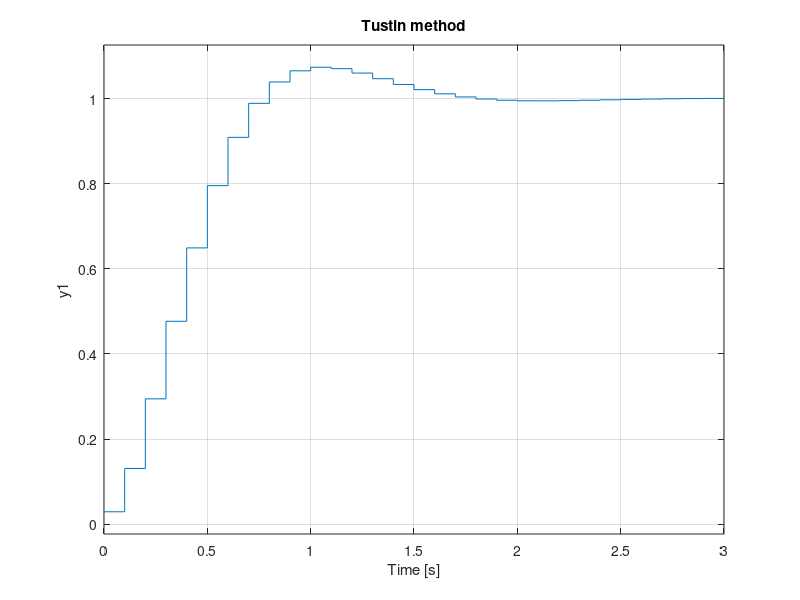
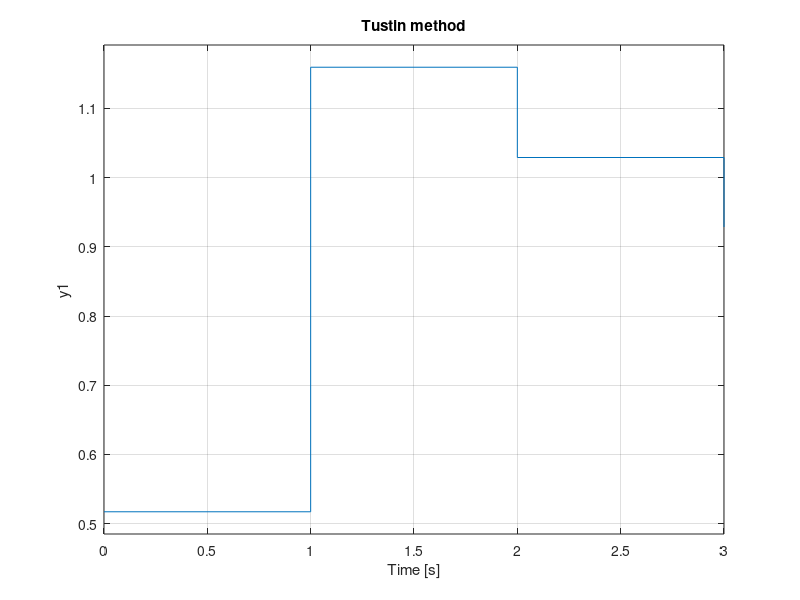
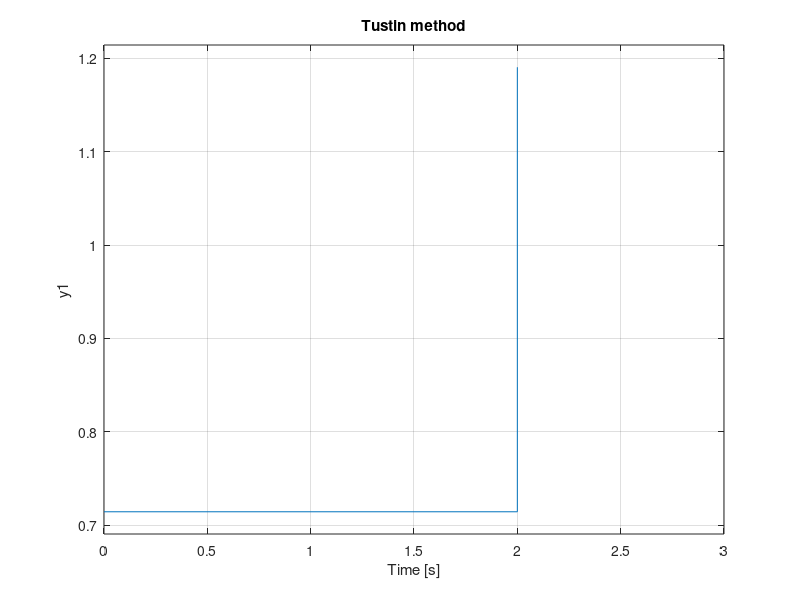

The MATLAB script that drew these images, in order:
h1 = tf(15,[1 5 0]);
ts1 = 0.1;
ts2 = 1;
ts3 = 2;

h_zoh1 = c2d(h1,ts1,'zoh')
h_tustin1 = c2d(h1,ts1,'tustin')

h_zoh2 = c2d(h1,ts2,'zoh')
h_tustin2 = c2d(h1,ts2,'tustin')

h_zoh3 = c2d(h1,ts3,'zoh')
h_tustin3 = c2d(h1,ts3,'tustin')

figure,
subplot(311); step(feedback(h1,1)); title('Initial transfer function'); 
subplot(312); step(feedback(h_zoh1,1)); title('Zero Order Hold method'); 
subplot(313); step(feedback(h_tustin1,1)); title('Tustin method'); 

figure,
subplot(311); step(feedback(h1,1)); title('Initial transfer function'); 
subplot(312); step(feedback(h_zoh2,1)); title('Zero Order Hold method'); 
subplot(313); step(feedback(h_tustin2,1)); title('Tustin method'); 

figure,
subplot(311); step(feedback(h1,1)); title('Initial transfer function'); 
subplot(312); step(feedback(h_zoh3,1)); title('Zero Order Hold method'); 
subplot(313); step(feedback(h_tustin3,1)); title('Tustin method'); 